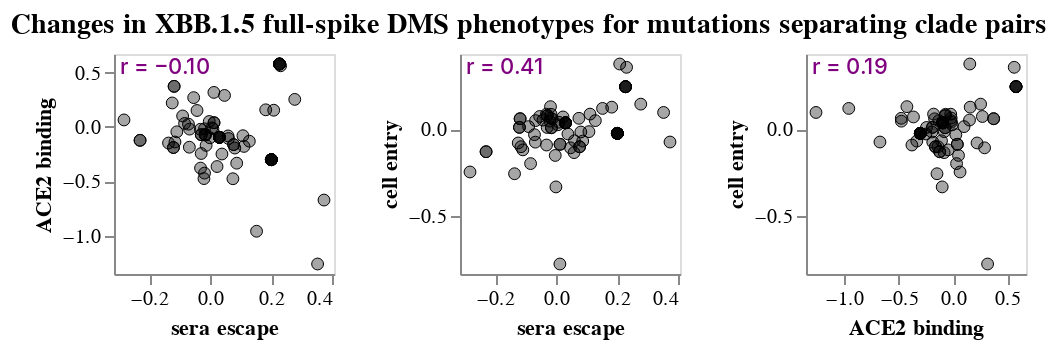

Source (notebook cell):
### Markdown cell above
## Phenotype change correlations among clade pairs
Plot correlations between changes in DMS phenotype between all clade pairs.

### Code cell
clade_selection = alt.selection_point(fields=["clade"], on="mouseover", empty=False)

phenotype_scatter_base = (
    alt.Chart(pango_pair_dms_growth_df)
    .add_params(clade_selection)
)

tooltips = [
    "clade",
    "parent",
    "date",
    "spike_new_muts",
    "nonspike_new_muts",
    *[
        alt.Tooltip(p, format=".0f")
        for p in ["change_in_growth_rate", "growth_rate", "parent_growth_rate"]
    ],
    "n_sequences",
    "parent_n_sequences",
]

phenotype_scatter_charts = []
for pheno1, pheno2 in itertools.combinations(phenotypes, 2):
    if split_by_rbd:
        if pheno1.split()[-1] != pheno2.split()[-1]:
            continue
    phenotype_scatter_points = (
        phenotype_scatter_base
        .encode(
            alt.X(pheno1, scale=alt.Scale(nice=False, padding=5)),
            y=alt.Y(pheno2, scale=alt.Scale(nice=False, padding=5)),
            tooltip=[
                *[alt.Tooltip(p, format=".2f") for p in phenotypes],
                *tooltips,
            ],
            size=alt.condition(clade_selection, alt.value(70), alt.value(35)),
            strokeWidth=alt.condition(clade_selection, alt.value(2), alt.value(0.5)),
            stroke=alt.condition(clade_selection, alt.value("red"), alt.value("black")),
        )
        .mark_circle(fill="black", strokeOpacity=1, fillOpacity=0.35)
    )
    phenotype_scatter_r = (
        phenotype_scatter_base
        .transform_regression(pheno1, pheno2, params=True)
        .transform_calculate(
            r=alt.expr.if_(
                alt.datum["coef"][1] >= 0,
                alt.expr.sqrt(alt.datum["rSquared"]),
                -alt.expr.sqrt(alt.datum["rSquared"]),
            ),
            label='"r = " + format(datum.r, ".2f")',
        )
        .mark_text(align="left", color="purple", fontWeight=500, fontSize=11, opacity=1)
        .encode(x=alt.value(3), y=alt.value(7), text=alt.Text("label:N"))
        .properties(width=110, height=110)
    )
    phenotype_scatter_charts.append(phenotype_scatter_points + phenotype_scatter_r)

phenotype_scatter_chart = (
    alt.vconcat(
        *[
            alt.hconcat(*phenotype_scatter_charts[row * len(phenotypes_basic): (row + 1) * len(phenotypes_basic)])
            for row in range(int(math.ceil(len(phenotypes) / len(phenotypes_basic))))
        ],
        spacing=9,
    )
    .configure_axis(grid=False)
    .properties(        
        title=alt.TitleParams(
            f"Changes in {title} for mutations separating clade pairs",
            anchor="middle",
            fontSize=14,
            dy=-3,
        ),
    )    
)

phenotype_scatter_chart

### Figure 1 — Vega-Lite specification as saved in the notebook (floating-point values rounded to 4 significant figures)
{"config": {"view": {"continuousWidth": 300, "continuousHeight": 300}, "axis": {"grid": false}}, "vconcat": [{"hconcat": [{"layer": [{"mark": {"type": "circle", "fill": "black", "fillOpacity": 0.35, "strokeOpacity": 1}, "encoding": {"size": {"condition": {"param": "param_1", "value": 70, "empty": false}, "value": 35}, "stroke": {"condition": {"param": "param_1", "value": "red", "empty": false}, "value": "black"}, "strokeWidth": {"condition": {"param": "param_1", "value": 2, "empty": false}, "value": 0.5}, "tooltip": [{"field": "sera escape", "format": ".2f", "type": "quantitative"}, {"field": "ACE2 binding", "format": ".2f", "type": "quantitative"}, {"field": "cell entry", "format": ".2f", "type": "quantitative"}, {"field": "clade", "type": "nominal"}, {"field": "parent", "type": "nominal"}, {"field": "date", "type": "nominal"}, {"field": "spike_new_muts", "type": "nominal"}, {"field": "nonspike_new_muts", "type": "nominal"}, {"field": "change_in_growth_rate", "format": ".0f", "type": "quantitative"}, {"field": "growth_rate", "format": ".0f", "type": "quantitative"}, {"field": "parent_growth_rate", "format": ".0f", "type": "quantitative"}, {"field": "n_sequences", "type": "quantitative"}, {"field": "parent_n_sequences", "type": "quantitative"}], "x": {"field": "sera escape", "scale": {"nice": false, "padding": 5}, "type": "quantitative"}, "y": {"field": "ACE2 binding", "scale": {"nice": false, "padding": 5}, "type": "quantitative"}}, "name": "view_1"}, {"mark": {"type": "text", "align": "left", "color": "purple", "fontSize": 11, "fontWeight": 500, "opacity": 1}, "encoding": {"text": {"field": "label", "type": "nominal"}, "x": {"value": 3}, "y": {"value": 7}}, "transform": [{"on": "sera escape", "regression": "ACE2 binding", "params": true}, {"calculate": "if((datum['coef'][1] >= 0),sqrt(datum['rSquared']),(-sqrt(datum['rSquared'])))", "as": "r"}, {"calculate": "\"r = \" + format(datum.r, \".2f\")", "as": "label"}]}], "height": 110, "width": 110}, {"layer": [{"mark": {"type": "circle", "fill": "black", "fillOpacity": 0.35, "strokeOpacity": 1}, "encoding": {"size": {"condition": {"param": "param_1", "value": 70, "empty": false}, "value": 35}, "stroke": {"condition": {"param": "param_1", "value": "red", "empty": false}, "value": "black"}, "strokeWidth": {"condition": {"param": "param_1", "value": 2, "empty": false}, "value": 0.5}, "tooltip": [{"field": "sera escape", "format": ".2f", "type": "quantitative"}, {"field": "ACE2 binding", "format": ".2f", "type": "quantitative"}, {"field": "cell entry", "format": ".2f", "type": "quantitative"}, {"field": "clade", "type": "nominal"}, {"field": "parent", "type": "nominal"}, {"field": "date", "type": "nominal"}, {"field": "spike_new_muts", "type": "nominal"}, {"field": "nonspike_new_muts", "type": "nominal"}, {"field": "change_in_growth_rate", "format": ".0f", "type": "quantitative"}, {"field": "growth_rate", "format": ".0f", "type": "quantitative"}, {"field": "parent_growth_rate", "format": ".0f", "type": "quantitative"}, {"field": "n_sequences", "type": "quantitative"}, {"field": "parent_n_sequences", "type": "quantitative"}], "x": {"field": "sera escape", "scale": {"nice": false, "padding": 5}, "type": "quantitative"}, "y": {"field": "cell entry", "scale": {"nice": false, "padding": 5}, "type": "quantitative"}}, "name": "view_2"}, {"mark": {"type": "text", "align": "left", "color": "purple", "fontSize": 11, "fontWeight": 500, "opacity": 1}, "encoding": {"text": {"field": "label", "type": "nominal"}, "x": {"value": 3}, "y": {"value": 7}}, "transform": [{"on": "sera escape", "regression": "cell entry", "params": true}, {"calculate": "if((datum['coef'][1] >= 0),sqrt(datum['rSquared']),(-sqrt(datum['rSquared'])))", "as": "r"}, {"calculate": "\"r = \" + format(datum.r, \".2f\")", "as": "label"}]}], "height": 110, "width": 110}, {"layer": [{"mark": {"type": "circle", "fill": "black", "fillOpacity": 0.35, "strokeOpacity": 1}, "encoding": {"size": {"condition": {"param": "param_1", "value": 70, "empty": false}, "value": 35}, "stroke": {"condition": {"param": "param_1", "value": "red", "empty": false}, "value": "black"}, "strokeWidth": {"condition": {"param": "param_1", "value": 2, "empty": false}, "value": 0.5}, "tooltip": [{"field": "sera escape", "format": ".2f", "type": "quantitative"}, {"field": "ACE2 binding", "format": ".2f", "type": "quantitative"}, {"field": "cell entry", "format": ".2f", "type": "quantitative"}, {"field": "clade", "type": "nominal"}, {"field": "parent", "type": "nominal"}, {"field": "date", "type": "nominal"}, {"field": "spike_new_muts", "type": "nominal"}, {"field": "nonspike_new_muts", "type": "nominal"}, {"field": "change_in_growth_rate", "format": ".0f", "type": "quantitative"}, {"field": "growth_rate", "format": ".0f", "type": "quantitative"}, {"field": "parent_growth_rate", "format": ".0f", "type": "quantitative"}, {"field": "n_sequences", "type": "quantitative"}, {"field": "parent_n_sequences", "type": "quantitative"}], "x": {"field": "ACE2 binding", "scale": {"nice": false, "padding": 5}, "type": "quantitative"}, "y": {"field": "cell entry", "scale": {"nice": false, "padding": 5}, "type": "quantitative"}}, "name": "view_3"}, {"mark": {"type": "text", "align": "left", "color": "purple", "fontSize": 11, "fontWeight": 500, "opacity": 1}, "encoding": {"text": {"field": "label", "type": "nominal"}, "x": {"value": 3}, "y": {"value": 7}}, "transform": [{"on": "ACE2 binding", "regression": "cell entry", "params": true}, {"calculate": "if((datum['coef'][1] >= 0),sqrt(datum['rSquared']),(-sqrt(datum['rSquared'])))", "as": "r"}, {"calculate": "\"r = \" + format(datum.r, \".2f\")", "as": "label"}]}], "height": 110, "width": 110}]}], "data": {"name": "data-2d5762a597741f8ae4d1613527875575"}, "params": [{"name": "param_1", "select": {"type": "point", "fields": ["clade"], "on": "mouseover"}, "views": ["view_1", "view_2", "view_3"]}], "spacing": 9, "title": {"text": "Changes in XBB.1.5 full-spike DMS phenotypes for mutations separating clade pairs", "anchor": "middle", "dy": -3, "fontSize": 14}, "$schema": "https://vega.github.io/schema/vega-lite/v5.15.1.json", "datasets": {"data-2d5762a597741f8ae4d1613527875575": [{"clade": "XBB.1", "parent": "XBB", "date": "2022-10-03", "n_new_spike_muts": 1, "spike_new_muts": "G252V", "nonspike_new_muts": "", "growth_rate": 1.205, "n_sequences": 17510, "parent_growth_rate": -0.9367, "parent_n_sequences": 1650, "change_in_growth_rate": 2.141, "sera escape": -0.0716, "ACE2 binding": 0.02517, "cell entry": -0.03082}, {"clade": "XBB.2", "parent": "XBB", "date": "2022-10-15", "n_new_spike_muts": 1, "spike_new_muts": "D253G", "nonspike_new_muts": "", "growth_rate": 0.2068, "n_sequences": 1353, "parent_growth_rate": -0.9367, "parent_n_sequences": 1650, "change_in_growth_rate": 1.144, "sera escape": -0.2303, "ACE2 binding": -0.1234, "cell entry": -0.1294}, {"clade": "XBB.1.4", "parent": "XBB.1", "date": "2022-11-06", "n_new_spike_muts": 1, "spike_new_muts": "T883I", "nonspike_new_muts": "ORF8:G8*", "growth_rate": 5.168, "n_sequences": 519, "parent_growth_rate": 1.205, "parent_n_sequences": 17510, "change_in_growth_rate": 3.964, "sera escape": 0.07632, "ACE2 binding": -0.1625, "cell entry": -0.1008}, {"clade": "XBB.1.5", "parent": "XBB.1", "date": "2022-11-08", "n_new_spike_muts": 1, "spike_new_muts": "S486P", "nonspike_new_muts": "ORF8:G8*", "growth_rate": 25.31, "n_sequences": 156404, "parent_growth_rate": 1.205, "parent_n_sequences": 17510, "change_in_growth_rate": 24.1, "sera escape": 0.2269, "ACE2 binding": 0.5783, "cell entry": 0.247}, {"clade": "XBB.1.16", "parent": "XBB.1", "date": "2023-03-05", "n_new_spike_muts": 3, "spike_new_muts": "K478R; S486P; E180V", "nonspike_new_muts": "ORF1a:L3829F; ORF1b:D1746Y; ORF8:G8*; ORF9b:I5T; ORF9b:N55S", "growth_rate": 40.14, "n_sequences": 25010, "parent_growth_rate": 1.205, "parent_n_sequences": 17510, "change_in_growth_rate": 38.94, "sera escape": 0.2303, "ACE2 binding": 0.5619, "cell entry": 0.3594}, {"clade": "XBB.1.22", "parent": "XBB.1", "date": "2023-03-19", "n_new_spike_muts": 1, "spike_new_muts": "S486P", "nonspike_new_muts": "ORF8:G8*; ORF9b:I5T", "growth_rate": 41.14, "n_sequences": 417, "parent_growth_rate": 1.205, "parent_n_sequences": 17510, "change_in_growth_rate": 39.94, "sera escape": 0.2269, "ACE2 binding": 0.5783, "cell entry": 0.247}, {"clade": "XBB.1.42", "parent": "XBB.1", "date": "2023-05-31", "n_new_spike_muts": 2, "spike_new_muts": "S486P; Q613H", "nonspike_new_muts": "ORF1a:T4175I; ORF8:G8*; ORF9b:I5T", "growth_rate": 41.4, "n_sequences": 447, "parent_growth_rate": 1.205, "parent_n_sequences": 17510, "change_in_growth_rate": 40.2, "sera escape": 0.2078, "ACE2 binding": 0.1534, "cell entry": 0.3785}, {"clade": "XBB.1.4.1", "parent": "XBB.1.4", "date": "2022-11-25", "n_new_spike_muts": 1, "spike_new_muts": "S673G", "nonspike_new_muts": "", "growth_rate": 3.376, "n_sequences": 1455, "parent_growth_rate": 5.168, "parent_n_sequences": 519, "change_in_growth_rate": -1.792, "sera escape": 0.01171, "ACE2 binding": 0.3172, "cell entry": -0.7797}, {"clade": "XBB.1.5.1", "parent": "XBB.1.5", "date": "2023-01-28", "n_new_spike_muts": 1, "spike_new_muts": "T573I", "nonspike_new_muts": "", "growth_rate": 29.25, "n_sequences": 3285, "parent_growth_rate": 25.31, "parent_n_sequences": 156404, "change_in_growth_rate": 3.938, "sera escape": -0.02976, "ACE2 binding": -0.07144, "cell entry": 0.07914}, {"clade": "XBB.1.5.2", "parent": "XBB.1.5", "date": "2023-01-29", "n_new_spike_muts": 2, "spike_new_muts": "K147I; T284I", "nonspike_new_muts": "", "growth_rate": 27.32, "n_sequences": 975, "parent_growth_rate": 25.31, "parent_n_sequences": 156404, "change_in_growth_rate": 2.008, "sera escape": -0.02996, "ACE2 binding": -0.2448, "cell entry": 0.01103}, {"clade": "XBB.1.5.4", "parent": "XBB.1.5", "date": "2023-02-10", "n_new_spike_muts": 1, "spike_new_muts": "T883I", "nonspike_new_muts": "", "growth_rate": 29.9, "n_sequences": 2023, "parent_growth_rate": 25.31, "parent_n_sequences": 156404, "change_in_growth_rate": 4.592, "sera escape": 0.07632, "ACE2 binding": -0.1625, "cell entry": -0.1008}, {"clade": "XBB.1.5.5", "parent": "XBB.1.5", "date": "2023-02-10", "n_new_spike_muts": 1, "spike_new_muts": "K1181I", "nonspike_new_muts": "ORF1a:S2246L", "growth_rate": 29.69, "n_sequences": 1054, "parent_growth_rate": 25.31, "parent_n_sequences": 156404, "change_in_growth_rate": 4.385, "sera escape": -0.003512, "ACE2 binding": 0.04976, "cell entry": -0.1511}, {"clade": "XBB.1.5.10", "parent": "XBB.1.5", "date": "2023-02-10", "n_new_spike_muts": 1, "spike_new_muts": "F456L", "nonspike_new_muts": "ORF1b:A1643V", "growth_rate": 37.89, "n_sequences": 2176, "parent_growth_rate": 25.31, "parent_n_sequences": 156404, "change_in_growth_rate": 12.58, "sera escape": 0.2001, "ACE2 binding": -0.3013, "cell entry": -0.02328}, {"clade": "XBB.1.5.12", "parent": "XBB.1.5", "date": "2023-02-19", "n_new_spike_muts": 1, "spike_new_muts": "T323I", "nonspike_new_muts": "", "growth_rate": 28.78, "n_sequences": 2303, "parent_growth_rate": 25.31, "parent_n_sequences": 156404, "change_in_growth_rate": 3.467, "sera escape": -0.137, "ACE2 binding": -0.1482, "cell entry": -0.257}, {"clade": "XBB.1.5.25", "parent": "XBB.1.5", "date": "2023-03-18", "n_new_spike_muts": 1, "spike_new_muts": "K97T", "nonspike_new_muts": "", "growth_rate": 25.8, "n_sequences": 661, "parent_growth_rate": 25.31, "parent_n_sequences": 156404, "change_in_growth_rate": 0.4916, "sera escape": 0.1069, "ACE2 binding": -0.08113, "cell entry": -0.01326}, {"clade": "XBB.1.5.28", "parent": "XBB.1.5", "date": "2023-03-22", "n_new_spike_muts": 1, "spike_new_muts": "K478R", "nonspike_new_muts": "", "growth_rate": 35.07, "n_sequences": 761, "parent_growth_rate": 25.31, "parent_n_sequences": 156404, "change_in_growth_rate": 9.764, "sera escape": 0.02994, "ACE2 binding": -0.09573, "cell entry": 0.03784}, {"clade": "XBB.1.5.30", "parent": "XBB.1.5", "date": "2023-03-22", "n_new_spike_muts": 1, "spike_new_muts": "A348T", "nonspike_new_muts": "", "growth_rate": 30.41, "n_sequences": 808, "parent_growth_rate": 25.31, "parent_n_sequences": 156404, "change_in_growth_rate": 5.101, "sera escape": 0.008368, "ACE2 binding": -0.01643, "cell entry": 0.04135}, {"clade": "XBB.1.5.35", "parent": "XBB.1.5", "date": "2023-03-24", "n_new_spike_muts": 1, "spike_new_muts": "N978S", "nonspike_new_muts": "", "growth_rate": 28.96, "n_sequences": 1292, "parent_growth_rate": 25.31, "parent_n_sequences": 156404, "change_in_growth_rate": 3.653, "sera escape": -0.1159, "ACE2 binding": -0.1391, "cell entry": -0.1005}, {"clade": "XBB.1.5.37", "parent": "XBB.1.5", "date": "2023-03-27", "n_new_spike_muts": 1, "spike_new_muts": "K1045R", "nonspike_new_muts": "", "growth_rate": 33.53, "n_sequences": 3551, "parent_growth_rate": 25.31, "parent_n_sequences": 156404, "change_in_growth_rate": 8.224, "sera escape": 0.05959, "ACE2 binding": -0.1069, "cell entry": -0.06603}, {"clade": "XBB.1.5.50", "parent": "XBB.1.5", "date": "2023-04-26", "n_new_spike_muts": 1, "spike_new_muts": "P621S", "nonspike_new_muts": "N:T49I; ORF1a:A2097V", "growth_rate": 29.06, "n_sequences": 591, "parent_growth_rate": 25.31, "parent_n_sequences": 156404, "change_in_growth_rate": 3.755, "sera escape": -0.1209, "ACE2 binding": -0.1898, "cell entry": 0.01162}, {"clade": "XBB.1.5.56", "parent": "XBB.1.5", "date": "2023-05-05", "n_new_spike_muts": 1, "spike_new_muts": "A852S", "nonspike_new_muts": "", "growth_rate": 27.85, "n_sequences": 537, "parent_growth_rate": 25.31, "parent_n_sequences": 156404, "change_in_growth_rate": 2.538, "sera escape": -0.1249, "ACE2 binding": 0.2201, "cell entry": -0.0788}, {"clade": "XBB.1.5.59", "parent": "XBB.1.5", "date": "2023-05-06", "n_new_spike_muts": 1, "spike_new_muts": "F456L", "nonspike_new_muts": "ORF1a:S2822P", "growth_rate": 39.84, "n_sequences": 719, "parent_growth_rate": 25.31, "parent_n_sequences": 156404, "change_in_growth_rate": 14.54, "sera escape": 0.2001, "ACE2 binding": -0.3013, "cell entry": -0.02328}, {"clade": "XBB.1.5.70", "parent": "XBB.1.5", "date": "2023-05-22", "n_new_spike_muts": 2, "spike_new_muts": "L455F; F456L", "nonspike_new_muts": "ORF1a:A4068S; ORF8:P38S", "growth_rate": 45.16, "n_sequences": 499, "parent_growth_rate": 25.31, "parent_n_sequences": 156404, "change_in_growth_rate": 19.85, "sera escape": 0.3517, "ACE2 binding": -1.261, "cell entry": 0.09792}, {"clade": "XBB.1.5.72", "parent": "XBB.1.5", "date": "2023-05-31", "n_new_spike_muts": 1, "spike_new_muts": "F456L", "nonspike_new_muts": "ORF1a:G445S", "growth_rate": 45.74, "n_sequences": 1477, "parent_growth_rate": 25.31, "parent_n_sequences": 156404, "change_in_growth_rate": 20.44, "sera escape": 0.2001, "ACE2 binding": -0.3013, "cell entry": -0.02328}, {"clade": "XBB.1.5.91", "parent": "XBB.1.5", "date": "2023-07-10", "n_new_spike_muts": 1, "spike_new_muts": "P621S", "nonspike_new_muts": "", "growth_rate": 28.66, "n_sequences": 657, "parent_growth_rate": 25.31, "parent_n_sequences": 156404, "change_in_growth_rate": 3.355, "sera escape": -0.1209, "ACE2 binding": -0.1898, "cell entry": 0.01162}, {"clade": "XBB.1.5.97", "parent": "XBB.1.5", "date": "2023-07-24", "n_new_spike_muts": 1, "spike_new_muts": "T941S", "nonspike_new_muts": "", "growth_rate": 31.39, "n_sequences": 409, "parent_growth_rate": 25.31, "parent_n_sequences": 156404, "change_in_growth_rate": 6.082, "sera escape": -0.01727, "ACE2 binding": -0.07001, "cell entry": 0.0871}, {"clade": "XBB.1.5.100", "parent": "XBB.1.5", "date": "2023-08-02", "n_new_spike_muts": 1, "spike_new_muts": "V1122M", "nonspike_new_muts": "", "growth_rate": 31.15, "n_sequences": 597, "parent_growth_rate": 25.31, "parent_n_sequences": 156404, "change_in_growth_rate": 5.838, "sera escape": 0.01212, "ACE2 binding": 0.03866, "cell entry": -0.08652}, {"clade": "EM.1", "parent": "XBB.1.5.7", "date": "2023-02-26", "n_new_spike_muts": 1, "spike_new_muts": "R214L", "nonspike_new_muts": "", "growth_rate": 24.58, "n_sequences": 598, "parent_growth_rate": 24.67, "parent_n_sequences": 6252, "change_in_growth_rate": -0.08633, "sera escape": 0.05816, "ACE2 binding": -0.08279, "cell entry": -0.1346}, {"clade": "EK.2", "parent": "XBB.1.5.13", "date": "2023-02-26", "n_new_spike_muts": 1, "spike_new_muts": "T259I", "nonspike_new_muts": "ORF1a:L3829F", "growth_rate": 25.84, "n_sequences": 403, "parent_growth_rate": 25.82, "parent_n_sequences": 6375, "change_in_growth_rate": 0.02014, "sera escape": -0.01375, "ACE2 binding": -0.1702, "cell entry": 0.06108}, {"clade": "EL.1", "parent": "XBB.1.5.14", "date": "2023-02-21", "n_new_spike_muts": 1, "spike_new_muts": "Q675H", "nonspike_new_muts": "", "growth_rate": 27.61, "n_sequences": 1201, "parent_growth_rate": 24.5, "parent_n_sequences": 911, "change_in_growth_rate": 3.102, "sera escape": -0.001338, "ACE2 binding": -0.1003, "cell entry": -0.3333}, {"clade": "FD.2", "parent": "XBB.1.5.15", "date": "2023-03-27", "n_new_spike_muts": 1, "spike_new_muts": "Q146K", "nonspike_new_muts": "ORF1a:G519S", "growth_rate": 26.36, "n_sequences": 2569, "parent_growth_rate": 26.15, "parent_n_sequences": 4535, "change_in_growth_rate": 0.218, "sera escape": -0.06804, "ACE2 binding": -0.02033, "cell entry": 0.05065}, {"clade": "GF.1", "parent": "XBB.1.5.24", "date": "2023-05-23", "n_new_spike_muts": 1, "spike_new_muts": "E748V", "nonspike_new_muts": "", "growth_rate": 38.84, "n_sequences": 1193, "parent_growth_rate": 28.27, "parent_n_sequences": 3234, "change_in_growth_rate": 10.57, "sera escape": 0.07404, "ACE2 binding": -0.4767, "cell entry": 0.06399}, {"clade": "GB.1", "parent": "XBB.1.5.46", "date": "2023-05-06", "n_new_spike_muts": 1, "spike_new_muts": "L518V", "nonspike_new_muts": "ORF8:V62L; ORF9b:I5T", "growth_rate": 37.04, "n_sequences": 731, "parent_growth_rate": 26.77, "parent_n_sequences": 1594, "change_in_growth_rate": 10.27, "sera escape": 0.02201, "ACE2 binding": -0.3646, "cell entry": 0.07188}, {"clade": "HT.2", "parent": "XBB.1.5.49", "date": "2023-07-26", "n_new_spike_muts": 1, "spike_new_muts": "T51I", "nonspike_new_muts": "", "growth_rate": 33.02, "n_sequences": 528, "parent_growth_rate": 30.79, "parent_n_sequences": 3154, "change_in_growth_rate": 2.231, "sera escape": -0.01601, "ACE2 binding": -0.07416, "cell entry": 0.00951}, {"clade": "GK.1", "parent": "XBB.1.5.70", "date": "2023-06-06", "n_new_spike_muts": 1, "spike_new_muts": "S704L", "nonspike_new_muts": "ORF3a:T89I", "growth_rate": 49.44, "n_sequences": 652, "parent_growth_rate": 45.16, "parent_n_sequences": 499, "change_in_growth_rate": 4.28, "sera escape": -0.05457, "ACE2 binding": 0.2691, "cell entry": 0.07445}, {"clade": "GK.1.1", "parent": "GK.1", "date": "2023-07-13", "n_new_spike_muts": 1, "spike_new_muts": "T573I", "nonspike_new_muts": "", "growth_rate": 60.48, "n_sequences": 1205, "parent_growth_rate": 49.44, "parent_n_sequences": 652, "change_in_growth_rate": 11.04, "sera escape": -0.02976, "ACE2 binding": -0.07144, "cell entry": 0.07914}, {"clade": "GN.1", "parent": "XBB.1.5.73", "date": "2023-06-10", "n_new_spike_muts": 1, "spike_new_muts": "F456L", "nonspike_new_muts": "ORF1a:T3356I; ORF3a:G18V", "growth_rate": 47.77, "n_sequences": 513, "parent_growth_rate": 33.26, "parent_n_sequences": 1111, "change_in_growth_rate": 14.52, "sera escape": 0.2001, "ACE2 binding": -0.3013, "cell entry": -0.02328}, {"clade": "XBB.1.9.1", "parent": "XBB.1.9", "date": "2023-01-09", "n_new_spike_muts": 1, "spike_new_muts": "S486P", "nonspike_new_muts": "", "growth_rate": 33.18, "n_sequences": 14817, "parent_growth_rate": 8.708, "parent_n_sequences": 986, "change_in_growth_rate": 24.47, "sera escape": 0.2269, "ACE2 binding": 0.5783, "cell entry": 0.247}, {"clade": "XBB.1.9.2", "parent": "XBB.1.9", "date": "2023-02-03", "n_new_spike_muts": 1, "spike_new_muts": "S486P", "nonspike_new_muts": "", "growth_rate": 33.38, "n_sequences": 6967, "parent_growth_rate": 8.708, "parent_n_sequences": 986, "change_in_growth_rate": 24.67, "sera escape": 0.2269, "ACE2 binding": 0.5783, "cell entry": 0.247}, {"clade": "FL.1", "parent": "XBB.1.9.1", "date": "2023-04-04", "n_new_spike_muts": 1, "spike_new_muts": "A701V", "nonspike_new_muts": "ORF1a:G993S", "growth_rate": 35.02, "n_sequences": 639, "parent_growth_rate": 33.18, "parent_n_sequences": 14817, "change_in_growth_rate": 1.834, "sera escape": 0.004834, "ACE2 binding": -0.0089, "cell entry": 0.02643}, {"clade": "FL.7", "parent": "XBB.1.9.1", "date": "2023-05-06", "n_new_spike_muts": 1, "spike_new_muts": "T51I", "nonspike_new_muts": "", "growth_rate": 37.23, "n_sequences": 432, "parent_growth_rate": 33.18, "parent_n_sequences": 14817, "change_in_growth_rate": 4.047, "sera escape": -0.01601, "ACE2 binding": -0.07416, "cell entry": 0.00951}, {"clade": "FL.14", "parent": "XBB.1.9.1", "date": "2023-05-23", "n_new_spike_muts": 1, "spike_new_muts": "V1122M", "nonspike_new_muts": "", "growth_rate": 39.42, "n_sequences": 718, "parent_growth_rate": 33.18, "parent_n_sequences": 14817, "change_in_growth_rate": 6.241, "sera escape": 0.01212, "ACE2 binding": 0.03866, "cell entry": -0.08652}, {"clade": "FL.15", "parent": "XBB.1.9.1", "date": "2023-05-29", "n_new_spike_muts": 1, "spike_new_muts": "F456L", "nonspike_new_muts": "ORF1a:E637K", "growth_rate": 46.11, "n_sequences": 1359, "parent_growth_rate": 33.18, "parent_n_sequences": 14817, "change_in_growth_rate": 12.93, "sera escape": 0.2001, "ACE2 binding": -0.3013, "cell entry": -0.02328}, {"clade": "FL.16", "parent": "XBB.1.9.1", "date": "2023-05-30", "n_new_spike_muts": 1, "spike_new_muts": "D215V", "nonspike_new_muts": "", "growth_rate": 42.5, "n_sequences": 524, "parent_growth_rate": 33.18, "parent_n_sequences": 14817, "change_in_growth_rate": 9.32, "sera escape": -0.08437, "ACE2 binding": 0.03181, "cell entry": -0.1983}, {"clade": "FL.20", "parent": "XBB.1.9.1", "date": "2023-06-29", "n_new_spike_muts": 2, "spike_new_muts": "Q52H; F456L", "nonspike_new_muts": "ORF1a:I2010V; ORF3a:L108F", "growth_rate": 54.64, "n_sequences": 544, "parent_growth_rate": 33.18, "parent_n_sequences": 14817, "change_in_growth_rate": 21.46, "sera escape": 0.1279, "ACE2 binding": -0.1316, "cell entry": 0.05056}, {"clade": "FL.24", "parent": "XBB.1.9.1", "date": "2023-07-09", "n_new_spike_muts": 2, "spike_new_muts": "Q613H; A688V", "nonspike_new_muts": "ORF1b:I539V; ORF3a:N82S", "growth_rate": 47.56, "n_sequences": 420, "parent_growth_rate": 33.18, "parent_n_sequences": 14817, "change_in_growth_rate": 14.38, "sera escape": -0.02087, "ACE2 binding": -0.4753, "cell entry": 0.04751}, {"clade": "FL.1.5", "parent": "FL.1", "date": "2023-06-06", "n_new_spike_muts": 1, "spike_new_muts": "F456L", "nonspike_new_muts": "ORF1b:K2557R", "growth_rate": 45.47, "n_sequences": 498, "parent_growth_rate": 35.02, "parent_n_sequences": 639, "change_in_growth_rate": 10.45, "sera escape": 0.2001, "ACE2 binding": -0.3013, "cell entry": -0.02328}, {"clade": "FL.1.5.1", "parent": "FL.1.5", "date": "2023-06-06", "n_new_spike_muts": 1, "spike_new_muts": "K478R", "nonspike_new_muts": "ORF1b:S2198I", "growth_rate": 58.53, "n_sequences": 4724, "parent_growth_rate": 45.47, "parent_n_sequences": 498, "change_in_growth_rate": 13.06, "sera escape": 0.02994, "ACE2 binding": -0.09573, "cell entry": 0.03784}, {"clade": "FL.10.1", "parent": "FL.10", "date": "2023-06-10", "n_new_spike_muts": 1, "spike_new_muts": "E554K", "nonspike_new_muts": "", "growth_rate": 48.46, "n_sequences": 1313, "parent_growth_rate": 31.84, "parent_n_sequences": 1335, "change_in_growth_rate": 16.62, "sera escape": 0.08039, "ACE2 binding": -0.1947, "cell entry": -0.0152}, {"clade": "EG.1", "parent": "XBB.1.9.2", "date": "2023-02-19", "n_new_spike_muts": 1, "spike_new_muts": "Q613H", "nonspike_new_muts": "N:L219F", "growth_rate": 35.99, "n_sequences": 7614, "parent_growth_rate": 33.38, "parent_n_sequences": 6967, "change_in_growth_rate": 2.618, "sera escape": -0.01907, "ACE2 binding": -0.4249, "cell entry": 0.1315}, {"clade": "EG.2", "parent": "XBB.1.9.2", "date": "2023-04-04", "n_new_spike_muts": 1, "spike_new_muts": "K478R", "nonspike_new_muts": "", "growth_rate": 41.74, "n_sequences": 2159, "parent_growth_rate": 33.38, "parent_n_sequences": 6967, "change_in_growth_rate": 8.362, "sera escape": 0.02994, "ACE2 binding": -0.09573, "cell entry": 0.03784}, {"clade": "EG.5.1.6", "parent": "EG.5.1", "date": "2023-07-23", "n_new_spike_muts": 1, "spike_new_muts": "F157L", "nonspike_new_muts": "ORF1a:S1857L", "growth_rate": 59.1, "n_sequences": 1193, "parent_growth_rate": 52.55, "parent_n_sequences": 9915, "change_in_growth_rate": 6.553, "sera escape": 0.04657, "ACE2 binding": 0.2894, "cell entry": -0.107}, {"clade": "HK.3", "parent": "EG.5.1.1", "date": "2023-07-23", "n_new_spike_muts": 1, "spike_new_muts": "L455F", "nonspike_new_muts": "", "growth_rate": 77.37, "n_sequences": 2149, "parent_growth_rate": 55.32, "parent_n_sequences": 15781, "change_in_growth_rate": 22.05, "sera escape": 0.1516, "ACE2 binding": -0.9594, "cell entry": 0.1212}, {"clade": "HK.6", "parent": "EG.5.1.1", "date": "2023-08-24", "n_new_spike_muts": 1, "spike_new_muts": "D253G", "nonspike_new_muts": "ORF1a:A1923T", "growth_rate": 60.49, "n_sequences": 646, "parent_growth_rate": 55.32, "parent_n_sequences": 15781, "change_in_growth_rate": 5.164, "sera escape": -0.2303, "ACE2 binding": -0.1234, "cell entry": -0.1294}, {"clade": "HV.1", "parent": "EG.5.1.6", "date": "2023-08-02", "n_new_spike_muts": 1, "spike_new_muts": "L452R", "nonspike_new_muts": "", "growth_rate": 69.43, "n_sequences": 1645, "parent_growth_rate": 59.1, "parent_n_sequences": 1193, "change_in_growth_rate": 10.33, "sera escape": 0.1816, "ACE2 binding": 0.1571, "cell entry": 0.1286}, {"clade": "XBB.1.16.1", "parent": "XBB.1.16", "date": "2023-03-22", "n_new_spike_muts": 1, "spike_new_muts": "T547I", "nonspike_new_muts": "", "growth_rate": 39.85, "n_sequences": 8686, "parent_growth_rate": 40.14, "parent_n_sequences": 25010, "change_in_growth_rate": -0.2868, "sera escape": 0.03809, "ACE2 binding": -0.2494, "cell entry": -0.02672}, {"clade": "XBB.1.16.6", "parent": "XBB.1.16", "date": "2023-05-07", "n_new_spike_muts": 1, "spike_new_muts": "F456L", "nonspike_new_muts": "", "growth_rate": 54.57, "n_sequences": 4935, "parent_growth_rate": 40.14, "parent_n_sequences": 25010, "change_in_growth_rate": 14.43, "sera escape": 0.2001, "ACE2 binding": -0.3013, "cell entry": -0.02328}, {"clade": "XBB.1.16.7", "parent": "XBB.1.16", "date": "2023-05-25", "n_new_spike_muts": 1, "spike_new_muts": "T732I", "nonspike_new_muts": "ORF1a:Y1090H", "growth_rate": 42.28, "n_sequences": 502, "parent_growth_rate": 40.14, "parent_n_sequences": 25010, "change_in_growth_rate": 2.143, "sera escape": -0.1187, "ACE2 binding": 0.3729, "cell entry": 0.06165}, {"clade": "XBB.1.16.8", "parent": "XBB.1.16", "date": "2023-05-26", "n_new_spike_muts": 1, "spike_new_muts": "T732I", "nonspike_new_muts": "", "growth_rate": 43.52, "n_sequences": 600, "parent_growth_rate": 40.14, "parent_n_sequences": 25010, "change_in_growth_rate": 3.379, "sera escape": -0.1187, "ACE2 binding": 0.3729, "cell entry": 0.06165}, {"clade": "XBB.1.16.9", "parent": "XBB.1.16", "date": "2023-05-30", "n_new_spike_muts": 1, "spike_new_muts": "F456L", "nonspike_new_muts": "ORF1a:S2500F", "growth_rate": 50.8, "n_sequences": 652, "parent_growth_rate": 40.14, "parent_n_sequences": 25010, "change_in_growth_rate": 10.66, "sera escape": 0.2001, "ACE2 binding": -0.3013, "cell entry": -0.02328}, {"clade": "XBB.1.16.11", "parent": "XBB.1.16", "date": "2023-06-14", "n_new_spike_muts": 1, "spike_new_muts": "P521T", "nonspike_new_muts": "", "growth_rate": 52.58, "n_sequences": 2717, "parent_growth_rate": 40.14, "parent_n_sequences": 25010, "change_in_growth_rate": 12.44, "sera escape": -0.1098, "ACE2 binding": -0.04532, "cell entry": -0.1188}, {"clade": "XBB.1.16.15", "parent": "XBB.1.16", "date": "2023-07-13", "n_new_spike_muts": 2, "spike_new_muts": "K147N; P521S", "nonspike_new_muts": "", "growth_rate": 56.99, "n_sequences": 1255, "parent_growth_rate": 40.14, "parent_n_sequences": 25010, "change_in_growth_rate": 16.85, "sera escape": 0.08649, "ACE2 binding": -0.3337, "cell entry": -0.06778}, {"clade": "FU.2.1", "parent": "FU.2", "date": "2023-06-20", "n_new_spike_muts": 1, "spike_new_muts": "E619Q", "nonspike_new_muts": "ORF1a:T2106N", "growth_rate": 48.02, "n_sequences": 870, "parent_growth_rate": 44.17, "parent_n_sequences": 1237, "change_in_growth_rate": 3.853, "sera escape": -0.06871, "ACE2 binding": -0.1867, "cell entry": -0.07397}, {"clade": "HF.1", "parent": "XBB.1.16.13", "date": "2023-07-14", "n_new_spike_muts": 1, "spike_new_muts": "K304N", "nonspike_new_muts": "", "growth_rate": 51.64, "n_sequences": 2161, "parent_growth_rate": 39.88, "parent_n_sequences": 415, "change_in_growth_rate": 11.76, "sera escape": -0.03204, "ACE2 binding": -0.3787, "cell entry": -0.09076}, {"clade": "XBB.1.22.1", "parent": "XBB.1.22", "date": "2023-03-19", "n_new_spike_muts": 1, "spike_new_muts": "Y200C", "nonspike_new_muts": "", "growth_rate": 40.95, "n_sequences": 881, "parent_growth_rate": 41.14, "parent_n_sequences": 417, "change_in_growth_rate": -0.1922, "sera escape": 0.3727, "ACE2 binding": -0.6727, "cell entry": -0.07328}, {"clade": "FY.2", "parent": "XBB.1.22.1", "date": "2023-05-04", "n_new_spike_muts": 1, "spike_new_muts": "I197T", "nonspike_new_muts": "ORF1b:S997P", "growth_rate": 43.35, "n_sequences": 714, "parent_growth_rate": 40.95, "parent_n_sequences": 881, "change_in_growth_rate": 2.4, "sera escape": -0.0908, "ACE2 binding": 0.1005, "cell entry": 0.01591}, {"clade": "FY.5", "parent": "XBB.1.22.1", "date": "2023-06-12", "n_new_spike_muts": 1, "spike_new_muts": "K478R", "nonspike_new_muts": "", "growth_rate": 47.42, "n_sequences": 708, "parent_growth_rate": 40.95, "parent_n_sequences": 881, "change_in_growth_rate": 6.475, "sera escape": 0.02994, "ACE2 binding": -0.09573, "cell entry": 0.03784}, {"clade": "FY.2.1", "parent": "FY.2", "date": "2023-07-23", "n_new_spike_muts": 1, "spike_new_muts": "A684V", "nonspike_new_muts": "ORF1a:T1874I", "growth_rate": 43.97, "n_sequences": 452, "parent_growth_rate": 43.35, "parent_n_sequences": 714, "change_in_growth_rate": 0.6197, "sera escape": -0.283, "ACE2 binding": 0.06389, "cell entry": -0.2468}, {"clade": "FY.3.1", "parent": "FY.3", "date": "2023-05-24", "n_new_spike_muts": 1, "spike_new_muts": "I210T", "nonspike_new_muts": "ORF1a:D1282Y; ORF1a:T1760I", "growth_rate": 47.9, "n_sequences": 1725, "parent_growth_rate": 47.33, "parent_n_sequences": 615, "change_in_growth_rate": 0.5668, "sera escape": -0.01894, "ACE2 binding": -0.01793, "cell entry": 0.06572}, {"clade": "XBB.2.3", "parent": "XBB.2", "date": "2023-01-31", "n_new_spike_muts": 2, "spike_new_muts": "S486P; P521S", "nonspike_new_muts": "ORF1b:P959S; ORF1a:G2091S; ORF7a:A13V", "growth_rate": 38.73, "n_sequences": 5190, "parent_growth_rate": 0.2068, "parent_n_sequences": 1353, "change_in_growth_rate": 38.52, "sera escape": 0.2768, "ACE2 binding": 0.2528, "cell entry": 0.1461}, {"clade": "XBB.2.4", "parent": "XBB.2", "date": "2023-02-03", "n_new_spike_muts": 1, "spike_new_muts": "S486P", "nonspike_new_muts": "", "growth_rate": 23.51, "n_sequences": 543, "parent_growth_rate": 0.2068, "parent_n_sequences": 1353, "change_in_growth_rate": 23.3, "sera escape": 0.2269, "ACE2 binding": 0.5783, "cell entry": 0.247}, {"clade": "XBB.2.3.2", "parent": "XBB.2.3", "date": "2023-03-24", "n_new_spike_muts": 1, "spike_new_muts": "G184V", "nonspike_new_muts": "ORF1a:R2159W", "growth_rate": 40.62, "n_sequences": 1983, "parent_growth_rate": 38.73, "parent_n_sequences": 5190, "change_in_growth_rate": 1.886, "sera escape": -0.04363, "ACE2 binding": 0.1508, "cell entry": 0.05378}, {"clade": "XBB.2.3.3", "parent": "XBB.2.3", "date": "2023-04-04", "n_new_spike_muts": 1, "spike_new_muts": "K182N", "nonspike_new_muts": "", "growth_rate": 41.95, "n_sequences": 1054, "parent_growth_rate": 38.73, "parent_n_sequences": 5190, "change_in_growth_rate": 3.219, "sera escape": -0.0323, "ACE2 binding": -0.02203, "cell entry": 0.08785}, {"clade": "XBB.2.3.5", "parent": "XBB.2.3", "date": "2023-04-12", "n_new_spike_muts": 1, "spike_new_muts": "K478N", "nonspike_new_muts": "", "growth_rate": 40.12, "n_sequences": 479, "parent_growth_rate": 38.73, "parent_n_sequences": 5190, "change_in_growth_rate": 1.391, "sera escape": 0.1104, "ACE2 binding": -0.1795, "cell entry": 0.08826}, {"clade": "XBB.2.3.8", "parent": "XBB.2.3", "date": "2023-05-01", "n_new_spike_muts": 1, "spike_new_muts": "K478R", "nonspike_new_muts": "ORF1a:A583V; ORF1a:L3829F", "growth_rate": 42.73, "n_sequences": 1877, "parent_growth_rate": 38.73, "parent_n_sequences": 5190, "change_in_growth_rate": 4.002, "sera escape": 0.02994, "ACE2 binding": -0.09573, "cell entry": 0.03784}, {"clade": "XBB.2.3.11", "parent": "XBB.2.3", "date": "2023-05-07", "n_new_spike_muts": 1, "spike_new_muts": "K478R", "nonspike_new_muts": "", "growth_rate": 44.76, "n_sequences": 833, "parent_growth_rate": 38.73, "parent_n_sequences": 5190, "change_in_growth_rate": 6.028, "sera escape": 0.02994, "ACE2 binding": -0.09573, "cell entry": 0.03784}]}}
